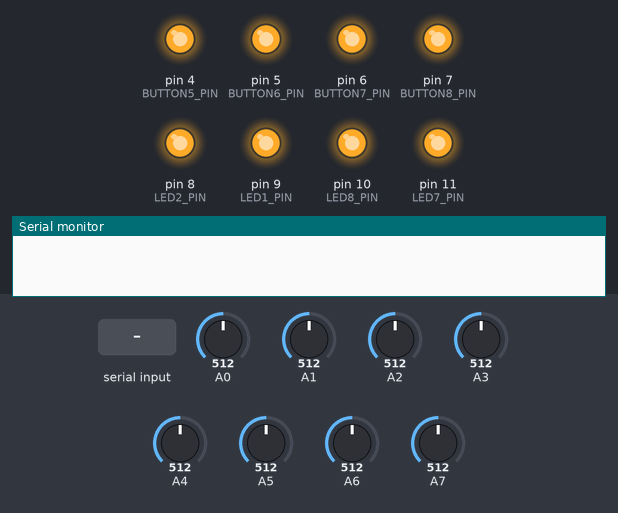
A sketch run on a simulated Arduino Uno, built with avr-gcc and run on an emulated ATmega328P. Shown: output pins drawn as LEDs (lit = HIGH), the last lines printed to the serial monitor. The inputs (shaded band) are chosen by the test bench; at power-on: A0 = 512, A1 = 512, A2 = 512, A3 = 512, A4 = 512, A5 = 512, A6 = 512, A7 = 512.

Above: at 1.2 s.
1.3 s: "-" received over Serial
At 1.8 s:
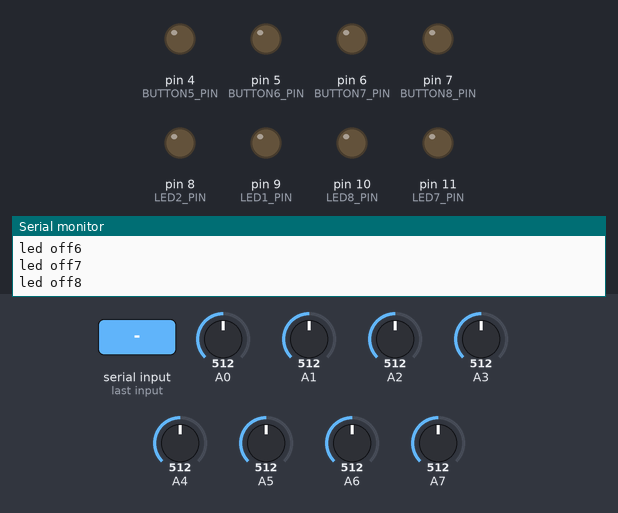
5.8 s: "+" received over Serial
At 6.4 s:
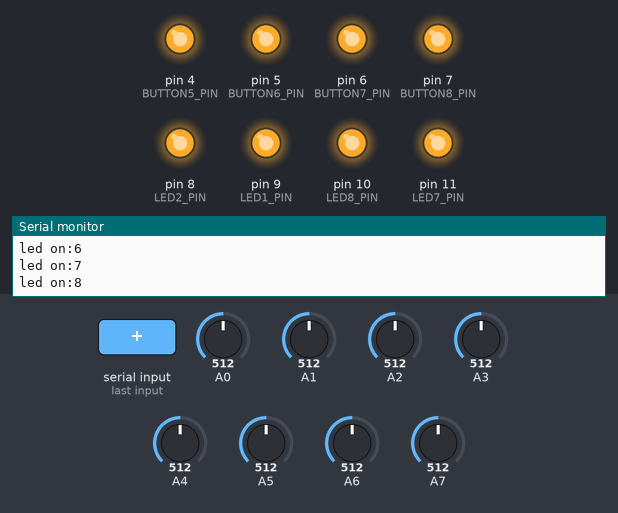
Timing chart, 0 to 8.3 s (numbered marks = the images above; inputs shaded):
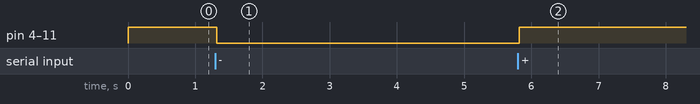

Measured:
- after the input at 1.3 s, pin 4 (BUTTON5_PIN), pin 5 (BUTTON6_PIN), pin 6 (BUTTON7_PIN), pin 7 (BUTTON8_PIN), pin 8 (LED2_PIN), pin 9 (LED1_PIN), pin 10 (LED8_PIN), pin 11 (LED7_PIN): HIGH → LOW at once
- after the input at 5.8 s, pin 4 (BUTTON5_PIN), pin 5 (BUTTON6_PIN), pin 6 (BUTTON7_PIN), pin 7 (BUTTON8_PIN), pin 8 (LED2_PIN), pin 9 (LED1_PIN), pin 10 (LED8_PIN), pin 11 (LED7_PIN): LOW → HIGH at once

The sketch:

ButtonsAndCoinAcceptor.ino
```cpp
#define MODEL_TYPE "DIAE_ESSENTIALS"

#define BUTTON_DELAY_MS 80

#define BUTTON1_PIN 0
#define BUTTON2_PIN 1
#define BUTTON3_PIN 2
#define BUTTON4_PIN 3
#define BUTTON5_PIN 4
#define BUTTON6_PIN 5
#define BUTTON7_PIN 6
#define BUTTON8_PIN 7

#define LED1_PIN 9
#define LED2_PIN 8
#define LED3_PIN 7
#define LED4_PIN 6
#define LED5_PIN 5
#define LED6_PIN 4
#define LED7_PIN 11
#define LED8_PIN 10

#define TOTAL_BUTTONS 8

int ledPins[TOTAL_BUTTONS];
int buttonPins[TOTAL_BUTTONS];
int buttonStates[TOTAL_BUTTONS];
long buttonStateChangeLast[TOTAL_BUTTONS];

byte lastButtonPressed = 0;
void TurnLight(int buttonNum, int isOn)
{
  if(isOn)
  {
    Serial.print("led on:");
    digitalWrite(ledPins[buttonNum], HIGH);
  }
  else
  {
    Serial.print("led off");
    digitalWrite(ledPins[buttonNum], LOW);
  }
  Serial.println(buttonNum+1);
  return;
}

void CheckCode()
{
  char temp;
  while(Serial.available())
  {
    temp=Serial.read();
    if(temp==0x23) //#
    {
      Serial.write("#");
      Serial.write(MODEL_TYPE);
      Serial.println();
    }
    else if(temp == 0x24) //$
    {
      byte res = lastButtonPressed +48;
      Serial.write(res);
      lastButtonPressed = 0;
    }
    else if(temp=='+' || temp=='-')
    {
      int sig = 1;
      if(temp =='-')
      {
        sig = 0;
      }
      if(!Serial.available())
      {
        delay(20);
      }
      if(Serial.available())
      {
        temp=Serial.read();
      }
      else
      {
        temp='0';
      }

      if(temp=='0')
      {
        for(int i=0;i<TOTAL_BUTTONS;i++)
        {
          TurnLight(i,sig);
        }
      }
      else
      {
        TurnLight(temp-48-1,sig);
      }
    }
  }
}

void PrepareButtonPin(int buttonNumber, int PinNumber)
{
  if(TOTAL_BUTTONS>buttonNumber)
  {
    buttonPins[buttonNumber] = PinNumber;
  }
}

void PrepareLedPin(int buttonNumber, int pinNumber)
{
  if(TOTAL_BUTTONS>buttonNumber)
  {
    pinMode(pinNumber, OUTPUT);
    digitalWrite(pinNumber, HIGH);
    ledPins[buttonNumber] = pinNumber;
  }
}

void setup()
{
  // put your setup code here, to run once:
  Serial.begin(9600);

  PrepareButtonPin(0, BUTTON1_PIN);
  PrepareButtonPin(1, BUTTON2_PIN);
  PrepareButtonPin(2, BUTTON3_PIN);
  PrepareButtonPin(3, BUTTON4_PIN);
  PrepareButtonPin(4, BUTTON5_PIN);
  PrepareButtonPin(5, BUTTON6_PIN);
  PrepareButtonPin(6, BUTTON7_PIN);
  PrepareButtonPin(7, BUTTON8_PIN);

  PrepareLedPin(0, LED1_PIN);
  PrepareLedPin(1, LED2_PIN);
  PrepareLedPin(2, LED3_PIN);
  PrepareLedPin(3, LED4_PIN);
  PrepareLedPin(4, LED5_PIN);
  PrepareLedPin(5, LED6_PIN);
  PrepareLedPin(6, LED7_PIN);
  PrepareLedPin(7, LED8_PIN);

  for(int i=0;i<TOTAL_BUTTONS;i++)
  {
    buttonStateChangeLast[i] = millis();
    buttonStates[i] = 0;
  }
}

void ChangeState(byte buttonNumber)
{
  buttonStateChangeLast[buttonNumber] = millis();
  if(buttonStates[buttonNumber]>0)
  {
    buttonStates[buttonNumber] = 0;
    lastButtonPressed = buttonNumber+1;

    Serial.println(buttonNumber+1);
  }
  else
  {
    buttonStates[buttonNumber] = 1;
  }
}
void loop()
{
  //if # returns device name, if $ returns last button
  CheckCode();

  int val = 0;

  for(byte i=0;i<TOTAL_BUTTONS;i++)
  {
    val = analogRead(buttonPins[i]);
    //Serial.println(val);
    if(val<20)
    {
      val = 1;
    }
    else
    {
      val = 0;
    }
    if(buttonStates[i]!=val)
    {
      if(millis()>buttonStateChangeLast[i]+80)
      {
        ChangeState(i);
      }
    }
  }
}
```
